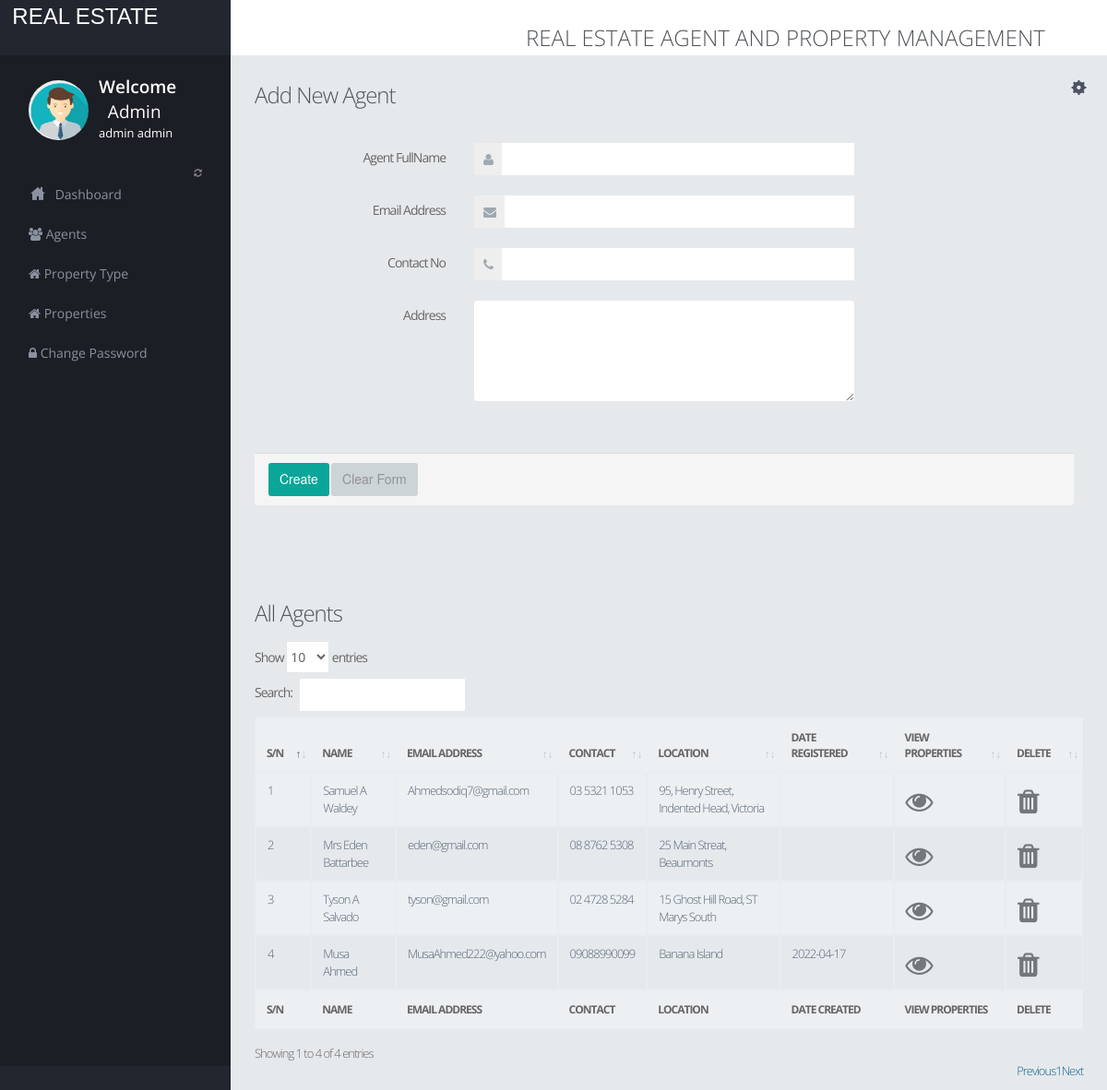
Screenshot of /admin/agents.php (signed in) with the database file from the repository.
### tables this page shows
CREATE TABLE `agent` (
  `agent_id` int(10) NOT NULL,
  `agent_name` varchar(150) NOT NULL,
  `agent_address` varchar(250) NOT NULL,
  `agent_contact` varchar(20) NOT NULL,
  `agent_email` varchar(25) NOT NULL,
  `agent_password` varchar(50) DEFAULT NULL,
  `dateRegistered` varchar(255) DEFAULT NULL
);

### admin/agents.php (the view, shortened to what this page needs)
<?php
include("dbconnection.php");
?>
<!DOCTYPE html>
<html>
<head>
<link href="assets/plugins/pace/pace-theme-flash.css" rel="stylesheet" type="text/css" media="screen"/>
<link href="assets/plugins/boostrapv3/css/bootstrap.min.css" rel="stylesheet" type="text/css"/>
<link href="assets/plugins/boostrapv3/css/bootstrap-theme.min.css" rel="stylesheet" type="text/css"/>
<link href="assets/plugins/font-awesome/css/font-awesome.css" rel="stylesheet" type="text/css"/>
<link href="assets/css/animate.min.css" rel="stylesheet" type="text/css"/>
<link href="assets/plugins/jquery-scrollbar/jquery.scrollbar.css" rel="stylesheet" type="text/css"/>
<link href="assets/css/style.css" rel="stylesheet" type="text/css"/>
<link href="assets/css/responsive.css" rel="stylesheet" type="text/css"/>
<link href="assets/css/custom-icon-set.css" rel="stylesheet" type="text/css"/>
<link href="assets/css/dataTables.bootstrap4.min.css" rel="stylesheet">
</head>
<body class="">
<?php include("header.php");?>
<div class="page-container row-fluid">
	<?php include("leftbar.php");?>
  </div>
  </div>
   <div class="footer-widget">
  </div>
  <div class="page-content">
    <div class="content">
		<div class="page-title">
			<h3>Add New Agent</h3>
      <div class="row">
        <div class="col-lg-12">
          <form class="form-horizontal" name="form1" method="post" action="">
            <div class="panel panel-default">
              <div class="panel-body">
                <div class="form-group">
                  <label class="col-md-3 col-xs-12 control-label">Agent FullName</label>
                  <div class="col-md-6 col-xs-12">
                    <div class="input-group">
                      <span class="input-group-addon"><span class="fa fa-user"></span></span>
                      <input type="text" name="agent_name" id="" value="" required class="form-control"/>
                    </div>
                  </div>
                </div>
                <div class="form-group">
                  <label class="col-md-3 col-xs-12 control-label">Email Address</label>
                  <div class="col-md-6 col-xs-12">
                    <div class="input-group">
                      <span class="input-group-addon"><span class="fa fa-envelope"></span></span>
                      <input type="email" name="agent_email" id="" value="" required class="form-control"/>
                    </div>
                  </div>
                </div>
                <div class="form-group">
                  <label class="col-md-3 col-xs-12 control-label">Contact No</label>
                  <div class="col-md-6 col-xs-12">
                    <div class="input-group">
                      <span class="input-group-addon"><span class="fa fa-phone"></span></span>
                      <input type="text" name="agent_contact" id="" value="" required class="form-control"/>
                    </div>
                  </div>
                </div>
                <div class="form-group">
                  <label class="col-md-3 col-xs-12 control-label">Address</label>
                  <div class="col-md-6 col-xs-12">
                    <textarea name="agent_address" required class="form-control" rows="5"></textarea>
                  </div>
                </div>
              </div>
              </div>
              <div class="panel-footer">
              <input type="submit" value="Create" name="create" class="btn btn-primary pull-centre">
                <button disabled class="btn btn-default">Clear Form</button>
              </div>
            </div>
        </div>
      </div>
		</div>
    <div class="content">
		<div class="page-title">
			<h3>All Agents</h3>
      <div class="row">
        <div class="col-lg-12">
        <table id="example" class="table table-striped table-bordered" style="width:100%">
          <thead>
              <tr>
                  <th>S/N</th>
                  <th>Name</th>
                  <th>Email Address</th>
                  <th>Contact</th>
                  <th>Location</th>
                  <th>Date Registered</th>
                  <th>View Properties</th>
                  <th>Delete</th>
              </tr>
          </thead>
          <tbody>
          <?php
              $cnt = 1;
              $que=mysqli_query($con,"SELECT * from agent");
              while ($row=mysqli_fetch_array($que)) {
              ?>
              <tr>
                  <td><?php echo $cnt;?></td>
                  <td><?php echo $row['agent_name'];?></td>
                  <td><?php echo $row['agent_email'];?></td>
                  <td><?php echo $row['agent_contact'];?></td>
                  <td><?php echo $row['agent_address'];?></td>
                  <td><?php echo $row['dateRegistered'];?></td>
                  <td><a href="agentsProperty.php?agent_id=<?php echo $row['agent_id'];?>" ><i class="fa fa-eye"></i></a></td>
                  <td><a href="?delid=<?php echo $row['agent_id'];?>" onclick="return confirm('Are you sure you want to delete this Agent?');"><i class="fa fa-trash"></i></a></td>
              </tr>
              <?php
                  $cnt=$cnt+1;
              }
          ?>
          </tbody>
              <tfoot>
                  <tr>
                    <th>S/N</th>
                    <th>Name</th>
                    <th>Email Address</th>
                    <th>Contact</th>
                    <th>Location</th>
                    <th>Date Created</th>
                    <th>View Properties</th>
                    <th>Delete</th>
                  </tr>
          </tfoot>
        </table>
        </div>
      </div>
		</div>
    </div>
  </div>
 </div>
</body>
</html>

### admin/leftbar.php
<div class="page-sidebar" id="main-menu">
  <div class="page-sidebar-wrapper scrollbar-dynamic" id="main-menu-wrapper">
    <div class="user-info-wrapper">
      <div class="profile-wrapper"> <img src="assets/img/others/avatarM.png"  alt=""  width="69" height="69" /> </div>
      <div class="user-info">
        <div class="greeting">Welcome</div>
        <div class="username">&nbsp;&nbsp;Admin</div>
        <?php
          $qer=mysqli_query($con,"SELECT * FROM admin WHERE id='".$_SESSION['id']."'");
          $cnt=mysqli_fetch_array($qer);
          if($cnt>0)
          {
            echo $cnt['firstName']." ".$cnt['lastName'];
          }
        ?>
      </div>
    </div>
    <p class="menu-title"> <span class="pull-right"><a href="javascript:;"><i class="fa fa-refresh"></i></a></span></p>
  <ul>
    <li class="start"> <a href="home.php"><i class="icon-custom-home"></i> <span class="title">Dashboard</span></a>
    </li>
    <li><a href="agents.php"><span class="fa fa-users"></span> Agents</a></li>
    <li><a href="propertyType.php"><span class="fa fa-home"></span> Property Type</a></li>
    <li><a href="properties.php"><span class="fa fa-home"></span> Properties</a></li>
    <li><a href="change-password.php"><span class="fa fa-lock"></span> Change Password</a></li>
  </ul>

### admin/assets/css/responsive.css (style rules this page uses)
@media (min-width: 980px) { .page-sidebar { display: inline-block; float: left; position: fixed; width: 250px; margin-top: 58px; padding-bottom: 105px; } }
@media (min-width: 980px) { .page-sidebar .page-sidebar-wrapper { display: inline-block; float: left; height: 100%; max-width: 250px; width: 100%; } }
@media (min-width: 980px) { .page-sidebar ul { width: 250px; } }
@media (min-width: 980px) { .page-content { margin-left: 250px; min-height: 100%; } }

### rows the page displays
agent: agent_name "Samuel A Waldey", agent_email "Ahmedsodiq7@gmail.com", agent_contact "03 5321 1053", agent_address "95, Henry Street, Indented Head, Victoria"
agent: agent_name "Mrs Eden Battarbee", agent_email "eden@gmail.com", agent_contact "08 8762 5308", agent_address "25 Main Streat, Beaumonts"
agent: agent_name "Tyson A Salvado", agent_email "tyson@gmail.com", agent_contact "02 4728 5284", agent_address "15 Ghost Hill Road, ST Marys South"
agent: agent_name "Musa Ahmed", agent_email "MusaAhmed222@yahoo.com", agent_contact "09088990099", agent_address "Banana Island", dateRegistered "2022-04-17"

### other values shown
$cnt['firstName'] "admin"
$cnt['lastName'] "admin"
